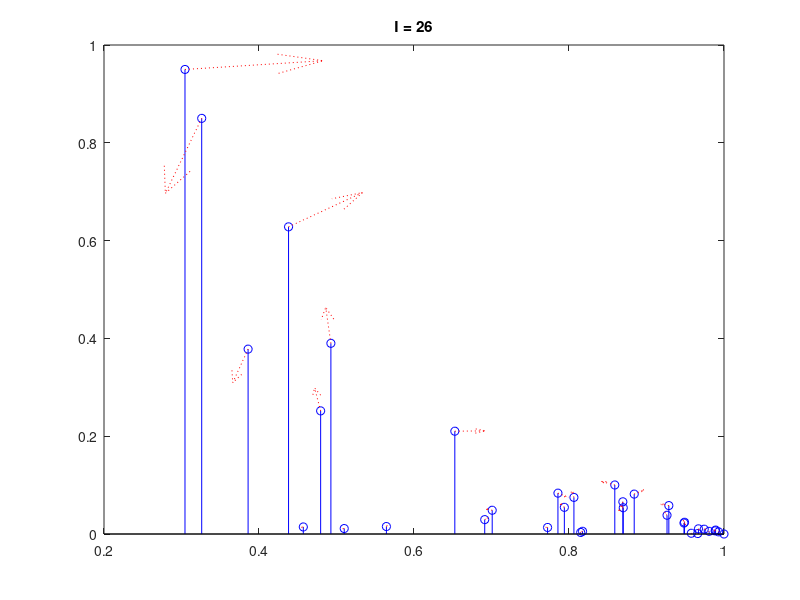

MATLAB code for this plot: (Note: this script raises an error after producing the figure.)
function [w,x,y,Fs] = fakeIR( Fs, plottit )

if nargin < 1
	Fs = 44100;
end
if nargin < 2
	plottit = true;
end

nitems = 35;
dur = 1.0;
ns = floor(dur*Fs);

p.lbrts=get(0, 'MonitorPositions');
try
	p.lbwh=p.lbrts(2,:)+[ ( p.lbrts(1,1)-p.lbrts(2,1) ) 0 0 0 ];
catch %#ok<CTCH> %single mon eg remote access
	p.lbwh=p.lbrts(1,:);
end

Wo = 1; Xo = 2; Yo = 3; Zo = 4; No = 4;
IRo=zeros(No,nitems);

%{
W=S/sqrt(2)
X=S*cos(theta)*cos(phi)
Y=S*sin(theta)*cos(phi)
Z=S*sin(phi);
%}


%{
Damians notes: let eS = some rand almost descending event deltas at times t,
remainder of eventual signal will be 0;
let theta be some rand angles, per event.
eIR(Wo,1:nevents) = sqrt(2).*eS;
eIR(Xo,1:nvents) = eS.*cos(angles);
eIR(Yo,1:nvents) = eS.*sin(angles);
eIR(Zo,:) = 0;
%}

for i = 26  % make range to test diff rngs
%for i = 1:100  % make range to test diff rngs
	rng(i);
	ra = rand( 1,nitems );
	angles = ( ra * 2 * pi ) - (pi);
	angles(1) = 0.1;

	rb = rand( 1,nitems );
	times = ( rb * dur );
	times = sort(times);
	times = log(100*times);
	time = times-min(times);
	times = times*dur/max(abs(times));
	offsets = max( floor( times * Fs ),1 );

	rc = rand( 1,nitems );
	mainlevels = ( rc .* log(sort(times,'descend')) );
	mainlevels = -mainlevels;
	mainlevels = mainlevels / max(mainlevels);
	mainlevels = mainlevels *.85;
	mainlevels = fliplr(mainlevels);
	mainlevels(1) = .95;

	IRo(Wo,:) = sqrt(2)*mainlevels;
	IRo(Xo,:) = mainlevels.*cos(angles);
	IRo(Yo,:) = mainlevels.*sin(angles);

	if plottit
		figure;
		stem(times,mainlevels,'-ob');
		fullscn2(gcf);
		hold all;
		quiver( times, mainlevels, IRo(Xo,:), IRo(Yo,:), ':r'  );
		title( sprintf( 'I = %d', i ) );
	end
	w = zeros( ns,1 );
	x = zeros( ns,1 );
	y = zeros( ns,1 );
	w(offsets) = IRo(Wo,:);
	x(offsets) = IRo(Xo,:);
	y(offsets) = IRo(Yo,:);


	if plottit && 0
		figure;
		plot( w, 'dk' ); hold on;
		plot( x, '.r' );
		plot( y, '.b' );
	end
	
	fNOP();
	
end

disp('Fin');

% gavins event onset method pseudocode:
% events = finddescendingzerocrossings(diff(qqqfilt( hilbert( IR(Wo,:).^2 ) )));


	function fullscn2( figh )
		set(figh,'Position', p.lbwh );
	end













end